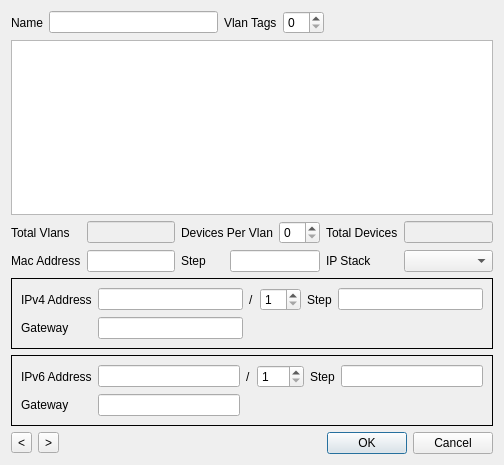
<ui version="4.0" >
 <class>DeviceGroupDialog</class>
 <widget class="QDialog" name="DeviceGroupDialog" >
  <property name="geometry" >
   <rect>
    <x>0</x>
    <y>0</y>
    <width>504</width>
    <height>465</height>
   </rect>
  </property>
  <property name="windowTitle" >
   <string>Dialog</string>
  </property>
  <layout class="QVBoxLayout" >
   <item>
    <layout class="QHBoxLayout" >
     <item>
      <widget class="QLabel" name="label" >
       <property name="text" >
        <string>Name</string>
       </property>
      </widget>
     </item>
     <item>
      <widget class="QLineEdit" name="name" />
     </item>
     <item>
      <widget class="QLabel" name="label_2" >
       <property name="text" >
        <string>Vlan Tags</string>
       </property>
      </widget>
     </item>
     <item>
      <widget class="QSpinBox" name="vlanTagCount" />
     </item>
     <item>
      <spacer>
       <property name="orientation" >
        <enum>Qt::Horizontal</enum>
       </property>
       <property name="sizeHint" >
        <size>
         <width>40</width>
         <height>20</height>
        </size>
       </property>
      </spacer>
     </item>
    </layout>
   </item>
   <item>
    <widget class="QTableWidget" name="vlans" />
   </item>
   <item>
    <layout class="QGridLayout" >
     <item row="0" column="0" >
      <widget class="QLabel" name="label_11" >
       <property name="text" >
        <string>Total Vlans</string>
       </property>
      </widget>
     </item>
     <item row="0" column="1" >
      <widget class="QLineEdit" name="vlanCount" >
       <property name="enabled" >
        <bool>false</bool>
       </property>
      </widget>
     </item>
     <item row="0" column="2" colspan="2" >
      <widget class="QLabel" name="label_13" >
       <property name="text" >
        <string>Devices Per Vlan</string>
       </property>
       <property name="buddy" >
        <cstring>devicePerVlanCount</cstring>
       </property>
      </widget>
     </item>
     <item row="0" column="4" >
      <widget class="QSpinBox" name="devicePerVlanCount" />
     </item>
     <item row="0" column="5" >
      <widget class="QLabel" name="label_14" >
       <property name="text" >
        <string>Total Devices</string>
       </property>
      </widget>
     </item>
     <item row="0" column="6" >
      <widget class="QLineEdit" name="totalDeviceCount" >
       <property name="enabled" >
        <bool>false</bool>
       </property>
      </widget>
     </item>
     <item row="1" column="0" >
      <widget class="QLabel" name="label_3" >
       <property name="text" >
        <string>Mac Address</string>
       </property>
      </widget>
     </item>
     <item row="1" column="1" >
      <widget class="MacEdit" name="macAddress" />
     </item>
     <item row="1" column="2" >
      <widget class="QLabel" name="label_5" >
       <property name="text" >
        <string>Step</string>
       </property>
      </widget>
     </item>
     <item row="1" column="3" colspan="2" >
      <widget class="MacEdit" name="macStep" />
     </item>
     <item row="1" column="5" >
      <widget class="QLabel" name="label_4" >
       <property name="text" >
        <string>IP Stack</string>
       </property>
      </widget>
     </item>
     <item row="1" column="6" >
      <widget class="QComboBox" name="ipStack" />
     </item>
    </layout>
   </item>
   <item>
    <widget class="QFrame" name="ip4" >
     <property name="frameShape" >
      <enum>QFrame::Box</enum>
     </property>
     <property name="frameShadow" >
      <enum>QFrame::Plain</enum>
     </property>
     <layout class="QGridLayout" >
      <item row="0" column="0" >
       <widget class="QLabel" name="label_9" >
        <property name="text" >
         <string>IPv4 Address</string>
        </property>
       </widget>
      </item>
      <item row="0" column="1" >
       <widget class="Ip4Edit" name="ip4Address" />
      </item>
      <item row="0" column="2" >
       <widget class="QLabel" name="label_12" >
        <property name="sizePolicy" >
         <sizepolicy vsizetype="Preferred" hsizetype="Fixed" >
          <horstretch>0</horstretch>
          <verstretch>0</verstretch>
         </sizepolicy>
        </property>
        <property name="text" >
         <string>/</string>
        </property>
       </widget>
      </item>
      <item row="0" column="5" >
       <widget class="QLabel" name="label_8" >
        <property name="text" >
         <string>Step</string>
        </property>
       </widget>
      </item>
      <item row="0" column="6" >
       <widget class="Ip4Edit" name="ip4Step" />
      </item>
      <item row="1" column="0" >
       <widget class="QLabel" name="label_7" >
        <property name="text" >
         <string>Gateway</string>
        </property>
       </widget>
      </item>
      <item row="1" column="1" >
       <widget class="Ip4Edit" name="ip4Gateway" />
      </item>
      <item row="0" column="3" >
       <widget class="QSpinBox" name="ip4PrefixLength" >
        <property name="minimum" >
         <number>1</number>
        </property>
        <property name="maximum" >
         <number>32</number>
        </property>
       </widget>
      </item>
     </layout>
    </widget>
   </item>
   <item>
    <widget class="QFrame" name="ip6" >
     <property name="frameShape" >
      <enum>QFrame::Box</enum>
     </property>
     <property name="frameShadow" >
      <enum>QFrame::Plain</enum>
     </property>
     <layout class="QGridLayout" >
      <item row="0" column="0" >
       <widget class="QLabel" name="label_10" >
        <property name="text" >
         <string>IPv6 Address</string>
        </property>
       </widget>
      </item>
      <item row="0" column="1" >
       <widget class="Ip6Edit" name="ip6Address" />
      </item>
      <item row="0" column="2" >
       <widget class="QLabel" name="label_15" >
        <property name="sizePolicy" >
         <sizepolicy vsizetype="Preferred" hsizetype="Fixed" >
          <horstretch>0</horstretch>
          <verstretch>0</verstretch>
         </sizepolicy>
        </property>
        <property name="text" >
         <string>/</string>
        </property>
       </widget>
      </item>
      <item row="0" column="5" >
       <widget class="QLabel" name="label_16" >
        <property name="text" >
         <string>Step</string>
        </property>
       </widget>
      </item>
      <item row="0" column="6" >
       <widget class="Ip6Edit" name="ip6Step" />
      </item>
      <item row="1" column="0" >
       <widget class="QLabel" name="label_17" >
        <property name="text" >
         <string>Gateway</string>
        </property>
       </widget>
      </item>
      <item row="1" column="1" >
       <widget class="Ip6Edit" name="ip6Gateway" />
      </item>
      <item row="0" column="3" >
       <widget class="QSpinBox" name="ip6PrefixLength" >
        <property name="minimum" >
         <number>1</number>
        </property>
        <property name="maximum" >
         <number>128</number>
        </property>
       </widget>
      </item>
     </layout>
    </widget>
   </item>
   <item>
    <layout class="QHBoxLayout" >
     <item>
      <layout class="QHBoxLayout" >
       <item>
        <widget class="QToolButton" name="prev" >
         <property name="text" >
          <string>&lt;</string>
         </property>
        </widget>
       </item>
       <item>
        <widget class="QToolButton" name="next" >
         <property name="text" >
          <string>></string>
         </property>
        </widget>
       </item>
      </layout>
     </item>
     <item>
      <spacer>
       <property name="orientation" >
        <enum>Qt::Horizontal</enum>
       </property>
       <property name="sizeHint" >
        <size>
         <width>40</width>
         <height>20</height>
        </size>
       </property>
      </spacer>
     </item>
     <item>
      <widget class="QDialogButtonBox" name="buttonBox" >
       <property name="orientation" >
        <enum>Qt::Horizontal</enum>
       </property>
       <property name="standardButtons" >
        <set>QDialogButtonBox::Cancel|QDialogButtonBox::NoButton|QDialogButtonBox::Ok</set>
       </property>
      </widget>
     </item>
    </layout>
   </item>
  </layout>
 </widget>
 <customwidgets>
  <customwidget>
   <class>MacEdit</class>
   <extends>QLineEdit</extends>
   <header>macedit.h</header>
  </customwidget>
  <customwidget>
   <class>Ip4Edit</class>
   <extends>QLineEdit</extends>
   <header>ip4edit.h</header>
  </customwidget>
  <customwidget>
   <class>Ip6Edit</class>
   <extends>QLineEdit</extends>
   <header>ip6edit.h</header>
  </customwidget>
 </customwidgets>
 <tabstops>
  <tabstop>name</tabstop>
  <tabstop>vlanTagCount</tabstop>
  <tabstop>vlans</tabstop>
  <tabstop>devicePerVlanCount</tabstop>
  <tabstop>macAddress</tabstop>
  <tabstop>macStep</tabstop>
  <tabstop>ipStack</tabstop>
  <tabstop>ip4Address</tabstop>
  <tabstop>ip4PrefixLength</tabstop>
  <tabstop>ip4Step</tabstop>
  <tabstop>ip4Gateway</tabstop>
  <tabstop>ip6Address</tabstop>
  <tabstop>ip6PrefixLength</tabstop>
  <tabstop>ip6Step</tabstop>
  <tabstop>ip6Gateway</tabstop>
  <tabstop>prev</tabstop>
  <tabstop>next</tabstop>
  <tabstop>buttonBox</tabstop>
 </tabstops>
 <resources/>
 <connections>
  <connection>
   <sender>buttonBox</sender>
   <signal>accepted()</signal>
   <receiver>DeviceGroupDialog</receiver>
   <slot>accept()</slot>
   <hints>
    <hint type="sourcelabel" >
     <x>227</x>
     <y>289</y>
    </hint>
    <hint type="destinationlabel" >
     <x>157</x>
     <y>274</y>
    </hint>
   </hints>
  </connection>
  <connection>
   <sender>buttonBox</sender>
   <signal>rejected()</signal>
   <receiver>DeviceGroupDialog</receiver>
   <slot>reject()</slot>
   <hints>
    <hint type="sourcelabel" >
     <x>295</x>
     <y>295</y>
    </hint>
    <hint type="destinationlabel" >
     <x>286</x>
     <y>274</y>
    </hint>
   </hints>
  </connection>
 </connections>
</ui>
